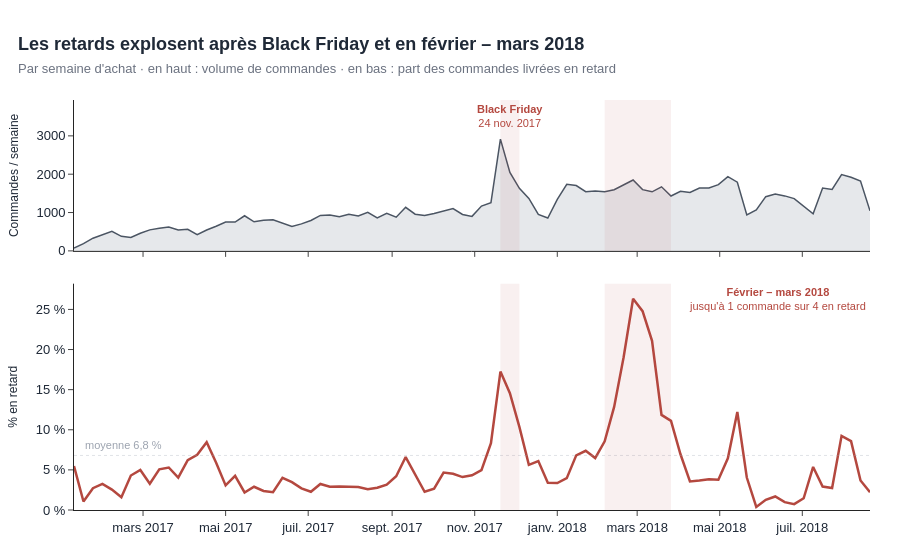

This figure's notebook cell:
### Code cell
# Q3 : quand les retards arrivent-ils ? (évolution par semaine)
from plotly.subplots import make_subplots

# 1) Regrouper les commandes par semaine d'achat
semaines = (livrees.set_index("order_purchase_timestamp")
                   .resample("W-MON", label="left", closed="left")          # semaines du lundi au dimanche
                   .agg(commandes=("order_id", "size"), taux_retard=("en_retard", "mean")))
semaines["taux_retard"] = semaines["taux_retard"] * 100
semaines = semaines.iloc[1:-1]          # on enlève la 1re et la dernière semaine (incomplètes)

# 2) Deux graphiques l'un sous l'autre, avec le même axe des dates (pas de double axe Y)
fig = make_subplots(rows=2, cols=1, shared_xaxes=True, row_heights=[0.4, 0.6], vertical_spacing=0.08)

# En haut : le volume de commandes (gris = contexte)
fig.add_trace(go.Scatter(x=semaines.index, y=semaines["commandes"], mode="lines",
                         line=dict(color=GRIS_FONCE, width=1.5),
                         fill="tozeroy", fillcolor="rgba(156,163,175,0.25)",
                         hovertemplate="Semaine du %{x|%d/%m/%Y}<br>%{y} commandes<extra></extra>"),
              row=1, col=1)

# En bas : le taux de retard (rouge = le message)
fig.add_trace(go.Scatter(x=semaines.index, y=semaines["taux_retard"], mode="lines",
                         line=dict(color=ROUGE, width=2.5),
                         hovertemplate="Semaine du %{x|%d/%m/%Y}<br>%{y:.1f} % en retard<extra></extra>"),
              row=2, col=1)

# Ligne de la moyenne
moyenne = livrees["en_retard"].mean() * 100
fig.add_hline(y=moyenne, line=dict(color=GRIS, dash="dot", width=1), row=2, col=1)
fig.add_annotation(x=semaines.index[1], y=moyenne, yshift=10, xanchor="left", showarrow=False,
                   text=f"moyenne {fr(moyenne)} %", font=dict(size=11, color=GRIS), row=2, col=1)

# 3) Les deux périodes à problème, en rouge très clair sur les deux graphiques
for debut, fin in [("2017-11-20", "2017-12-04"), ("2018-02-05", "2018-03-26")]:
    for ligne in (1, 2):
        fig.add_vrect(x0=debut, x1=fin, fillcolor=ROUGE, opacity=0.08, line_width=0, row=ligne, col=1)

fig.add_annotation(x="2017-11-27", y=semaines["commandes"].max(), yshift=8, yanchor="bottom", showarrow=False,
                   text="<b>Black Friday</b><br>24 nov. 2017", font=dict(size=11, color=ROUGE), row=1, col=1)
fig.add_annotation(x="2018-03-01", y=semaines["taux_retard"].max(), xanchor="left", xshift=50, showarrow=False,
                   text="<b>Février – mars 2018</b><br>jusqu'à 1 commande sur 4 en retard",
                   font=dict(size=11, color=ROUGE), row=2, col=1)

# 4) Axes : mois en français
MOIS = ["janv.", "févr.", "mars", "avr.", "mai", "juin", "juil.", "août", "sept.", "oct.", "nov.", "déc."]
reperes = pd.date_range("2017-01-01", "2018-08-01", freq="2MS")             # un repère tous les 2 mois
fig.update_xaxes(tickvals=reperes, ticktext=[f"{MOIS[d.month - 1]} {d.year}" for d in reperes], row=2, col=1)
fig.update_yaxes(title=dict(text="Commandes / semaine", font=dict(size=12)),
                 range=[0, semaines["commandes"].max() * 1.35], row=1, col=1)
fig.update_yaxes(title=dict(text="% en retard", font=dict(size=12)), ticksuffix=" %", rangemode="tozero", row=2, col=1)

mise_en_forme(fig, "Les retards explosent après Black Friday et en février – mars 2018",
              "Par semaine d'achat · en haut : volume de commandes · en bas : part des commandes livrées en retard",
              hauteur=560)
fig.show()
